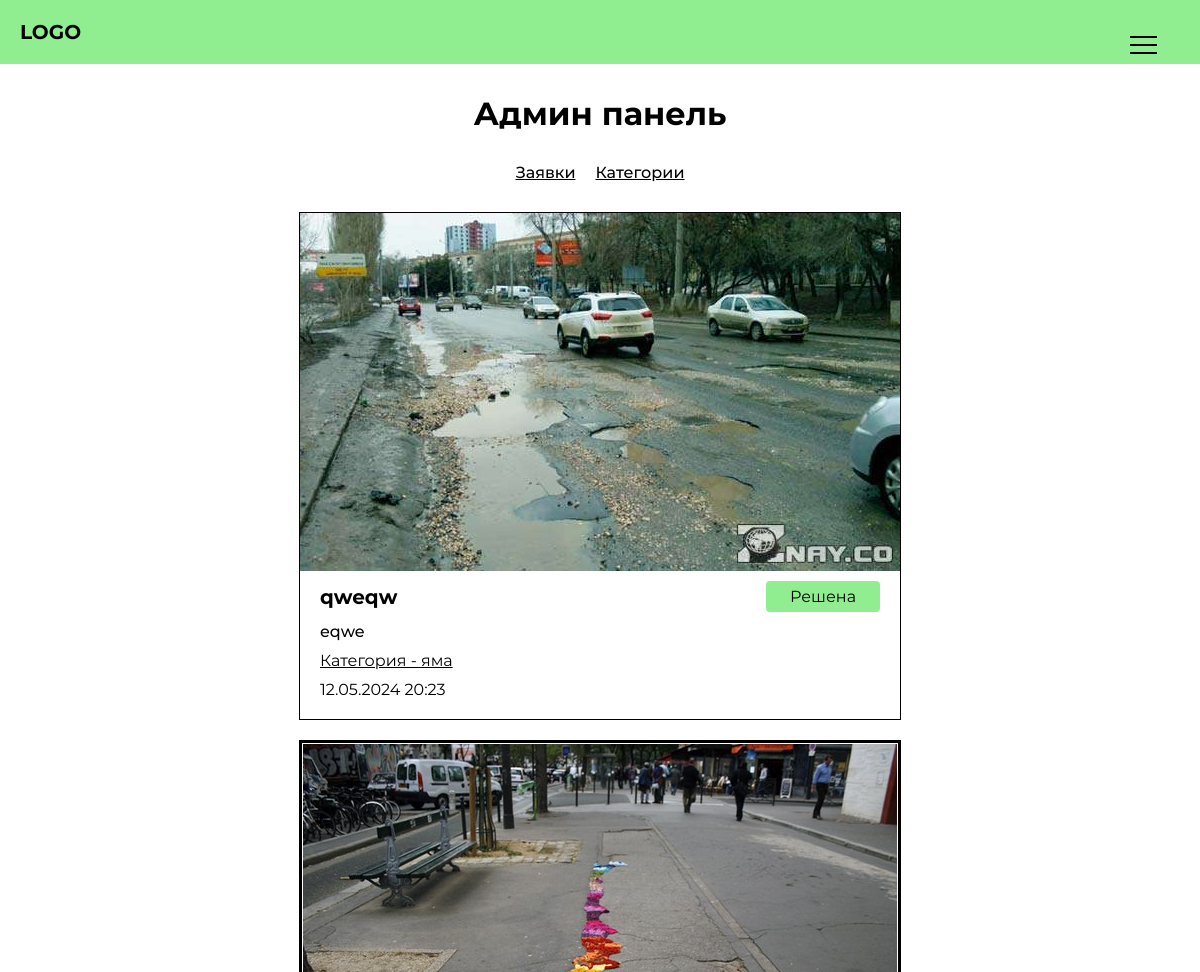
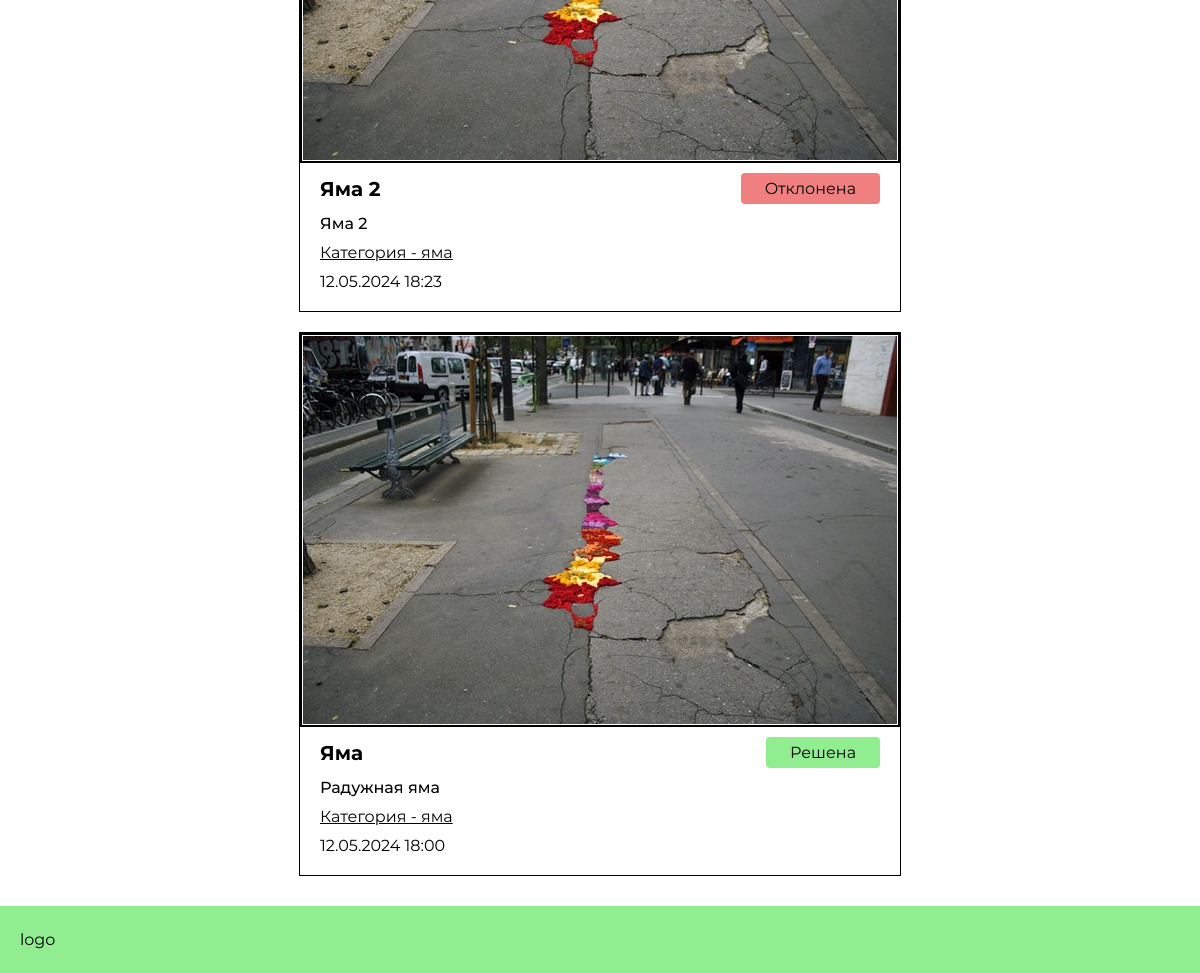
The app's page /admin.php (signed in) with its own data (2 pictures, top to bottom).
### tables this page shows
CREATE TABLE `applications` (
  `id` int NOT NULL,
  `user_id` int NOT NULL,
  `title` varchar(255) NOT NULL,
  `description` varchar(255) NOT NULL,
  `category` varchar(255) NOT NULL,
  `image` varchar(255) NOT NULL,
  `image_done` varchar(255) NOT NULL,
  `date` varchar(255) NOT NULL,
  `status` varchar(255) NOT NULL
);

### admin.php (the view, shortened to what this page needs)
<!doctype html>
<html lang="en">
<head>
    <link rel="stylesheet" href="css/main.css">
    <link rel="stylesheet" href="css/profile.css">
</head>
<body>
<main class="main">
  <?php include("components/header.php") ?>
    <div class="main-container container">
        <div class="main-content">
            <div class="title">Админ панель</div>
            <div class="menu">
                <a href="admin.php">Заявки</a>
                <a href="admin.php?cat">Категории</a>
            </div>
          <?php
          if (!isset($_GET['cat'])) { ?>
              <div class="main-list">
                <?php
                $str_out_applications = "SELECT * FROM `applications` ORDER BY `applications`.`id` DESC";
                $run_out_applications = mysqli_query($connect, $str_out_applications);
                while ($out_applications = mysqli_fetch_array($run_out_applications)) {
                  switch ($out_applications['status']) {
                    case 'Решена':
                      $status = "<div class='application-status done'>Решена</div>";
                      break;
                    case 'Отклонена':
                      $status = "<div class='application-status abort'>Отклонена</div>";
                      break;
                  };
                  ?>
                    <article class="application">
                        <img src="/img/upload/<?php echo $out_applications['image'] ?>" alt="">
                        <div class="application-title">
                            <span><?php echo $out_applications['title'] ?></span> <?php echo $status ?></div>
                        <div class="application-description"><?php echo $out_applications['description'] ?></div>
                        <div class="application-category">Категория - <?php echo $out_applications['category'] ?></div>
                        <div class="application-date"><?php echo $out_applications['date'] ?></div>
                    </article>
                <?php } ?>
              </div>
          <?php } ?>
        </div>
    </div>
  <?php include("components/footer.php") ?>
</main>
</body>
</html>

### css/main.css (style rules this page uses)
* { margin: 0; padding: 0; box-sizing: border-box; font-family: 'Montserrat'; }
.main { display: flex; flex-direction: column; width: 100%; min-height: 100vh; }
.main-container { flex: 1 1 100%; width: 100%; display: flex; flex-direction: column; align-items: center; }
a { color: #000; text-decoration: none; }

### css/profile.css (style rules this page uses)
.main-list { display: grid; grid-template-columns: repeat(1, 1fr); gap: 20px }
.application { position: relative; display: flex; flex-direction: column; gap: 10px; border: 1px solid #000; overflow: hidden; padding-bottom: 20px; }
.application-description { padding: 0 20px; font-size: 16px; font-weight: 500; }
.application-category { padding: 0 20px; text-decoration: underline; }
.application-status { width: max-content; padding: 6px 24px; border-radius: 4px; }
.application-status.done { background-color: lightgreen; }
.application-status.abort { background-color: lightcoral; }
.application-date { padding: 0 20px; }
.menu { display: flex; align-items: center; justify-content: center; gap: 20px; }
.menu a { text-decoration: underline; color: #000; font-weight: 500; }

### records on screen
applications: image (picture), title "qweqw", status "Решена", description "eqwe", category "яма", date "12.05.2024 20:23"
applications: image (picture), title "Яма 2", status "Отклонена", description "Яма 2", category "яма", date "12.05.2024 18:23"
applications: image (picture), title "Яма", status "Решена", description "Радужная яма", category "яма", date "12.05.2024 18:00"
